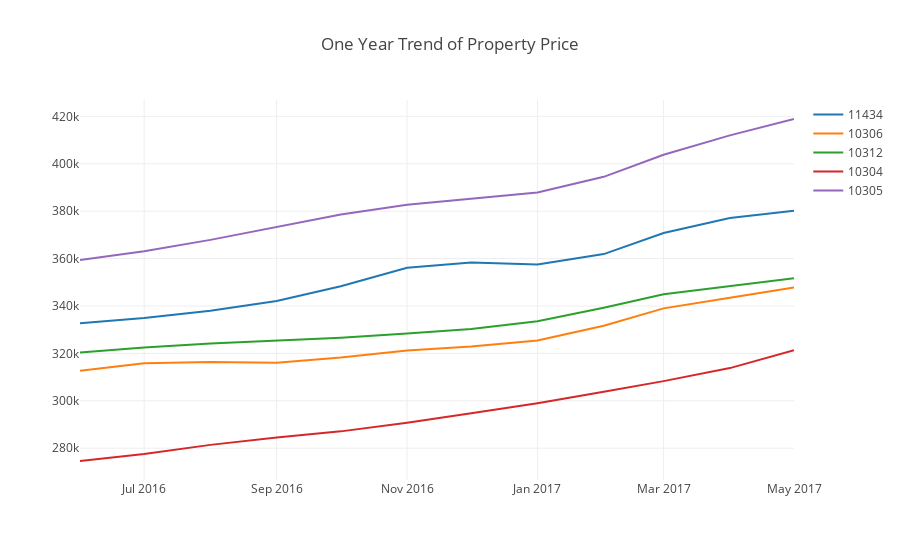

Write notebook code for a chart like this one.
### Markdown cell above
### 2.1 One Year Trend

### Code cell
config = {
    'x':zillow_clean_five.columns[-13:-1],
    'y':zillow_clean_five.iloc[:,-13:-1].values,
    'legends':zillow_clean_five.zipcode.values,
    'title':'One Year Trend of Property Price'
}
lib.plot_lines(config)

### Figure 1 — Plotly figure (JSON) as saved in the notebook; plotly's stock layout.template omitted (floating-point values rounded to 4 significant figures)
{"data": [{"mode": "lines", "name": "11434", "type": "scatter", "uid": "6279b2fa-241a-11e9-b529-e442a6d9dd47", "x": ["2016-06", "2016-07", "2016-08", "2016-09", "2016-10", "2016-11", "2016-12", "2017-01", "2017-02", "2017-03", "2017-04", "2017-05"], "y": [332700, 334900, 338000, 342100, 348300, 356100, 358400, 357500, 361900, 370800, 377100, 380200]}, {"mode": "lines", "name": "10306", "type": "scatter", "uid": "6279b2fb-241a-11e9-80dc-e442a6d9dd47", "x": ["2016-06", "2016-07", "2016-08", "2016-09", "2016-10", "2016-11", "2016-12", "2017-01", "2017-02", "2017-03", "2017-04", "2017-05"], "y": [312700, 315800, 316400, 316100, 318300, 321200, 322900, 325400, 331700, 339000, 343500, 347800]}, {"mode": "lines", "name": "10312", "type": "scatter", "uid": "6279b2fc-241a-11e9-b7b7-e442a6d9dd47", "x": ["2016-06", "2016-07", "2016-08", "2016-09", "2016-10", "2016-11", "2016-12", "2017-01", "2017-02", "2017-03", "2017-04", "2017-05"], "y": [320400, 322500, 324200, 325400, 326600, 328400, 330300, 333600, 339300, 345000, 348400, 351700]}, {"mode": "lines", "name": "10304", "type": "scatter", "uid": "6279b2fd-241a-11e9-9726-e442a6d9dd47", "x": ["2016-06", "2016-07", "2016-08", "2016-09", "2016-10", "2016-11", "2016-12", "2017-01", "2017-02", "2017-03", "2017-04", "2017-05"], "y": [274600, 277600, 281400, 284500, 287100, 290700, 294700, 299000, 303800, 308300, 313800, 321300]}, {"mode": "lines", "name": "10305", "type": "scatter", "uid": "6279b2fe-241a-11e9-b47c-e442a6d9dd47", "x": ["2016-06", "2016-07", "2016-08", "2016-09", "2016-10", "2016-11", "2016-12", "2017-01", "2017-02", "2017-03", "2017-04", "2017-05"], "y": [359400, 363100, 367900, 373500, 378600, 382700, 385300, 387900, 394500, 403800, 412000, 418900]}], "layout": {"title": "One Year Trend of Property Price"}}
